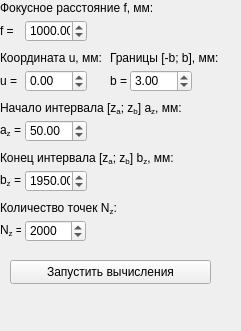
      <widget class="QWidget" name="longitudinalFractionalFourierTransformPage">
       <property name="geometry">
        <rect>
         <x>0</x>
         <y>0</y>
         <width>241</width>
         <height>331</height>
        </rect>
       </property>
       <attribute name="label">
        <string>Дробное преобразование Фурье</string>
       </attribute>
       <widget class="QDoubleSpinBox" name="fLongitudinalSectionFourierInputBox">
        <property name="geometry">
         <rect>
          <x>25</x>
          <y>20</y>
          <width>62</width>
          <height>22</height>
         </rect>
        </property>
        <property name="minimum">
         <double>0.010000000000000</double>
        </property>
        <property name="maximum">
         <double>999999.989999999990687</double>
        </property>
        <property name="value">
         <double>1000.000000000000000</double>
        </property>
       </widget>
       <widget class="QLabel" name="fLongitudinalSectionFourierInputText">
        <property name="geometry">
         <rect>
          <x>0</x>
          <y>20</y>
          <width>21</width>
          <height>21</height>
         </rect>
        </property>
        <property name="text">
         <string>f = </string>
        </property>
       </widget>
       <widget class="QLabel" name="fLongitudinalSectionFourierText">
        <property name="geometry">
         <rect>
          <x>0</x>
          <y>0</y>
          <width>211</width>
          <height>16</height>
         </rect>
        </property>
        <property name="text">
         <string>Фокусное расстояние f, мм:</string>
        </property>
       </widget>
       <widget class="QLabel" name="z1LongitudinalSectionFourierText">
        <property name="geometry">
         <rect>
          <x>0</x>
          <y>100</y>
          <width>211</width>
          <height>16</height>
         </rect>
        </property>
        <property name="text">
         <string>&lt;html&gt;&lt;head/&gt;&lt;body&gt;&lt;p&gt;Начало интервала [z&lt;span style=&quot; vertical-align:sub;&quot;&gt;a&lt;/span&gt;; z&lt;span style=&quot; vertical-align:sub;&quot;&gt;b&lt;/span&gt;] a&lt;span style=&quot; vertical-align:sub;&quot;&gt;z&lt;/span&gt;, мм:&lt;/p&gt;&lt;/body&gt;&lt;/html&gt;</string>
        </property>
       </widget>
       <widget class="QLabel" name="z1LongitudinalSectionFourierInputText">
        <property name="geometry">
         <rect>
          <x>0</x>
          <y>120</y>
          <width>21</width>
          <height>21</height>
         </rect>
        </property>
        <property name="text">
         <string>&lt;html&gt;&lt;head/&gt;&lt;body&gt;&lt;p&gt;a&lt;span style=&quot; vertical-align:sub;&quot;&gt;z&lt;/span&gt; = &lt;/p&gt;&lt;/body&gt;&lt;/html&gt;</string>
        </property>
       </widget>
       <widget class="QDoubleSpinBox" name="z1LongitudinalSectionFourierInputBox">
        <property name="geometry">
         <rect>
          <x>25</x>
          <y>120</y>
          <width>62</width>
          <height>22</height>
         </rect>
        </property>
        <property name="minimum">
         <double>0.010000000000000</double>
        </property>
        <property name="maximum">
         <double>999999.979999999981374</double>
        </property>
        <property name="value">
         <double>50.000000000000000</double>
        </property>
       </widget>
       <widget class="QLabel" name="z2LongitudinalSectionFourierText">
        <property name="geometry">
         <rect>
          <x>0</x>
          <y>150</y>
          <width>211</width>
          <height>16</height>
         </rect>
        </property>
        <property name="text">
         <string>&lt;html&gt;&lt;head/&gt;&lt;body&gt;&lt;p&gt;Конец интервала [z&lt;span style=&quot; vertical-align:sub;&quot;&gt;a&lt;/span&gt;; z&lt;span style=&quot; vertical-align:sub;&quot;&gt;b&lt;/span&gt;] b&lt;span style=&quot; vertical-align:sub;&quot;&gt;z&lt;/span&gt;, мм:&lt;/p&gt;&lt;/body&gt;&lt;/html&gt;</string>
        </property>
       </widget>
       <widget class="QDoubleSpinBox" name="z2LongitudinalSectionFourierInputBox">
        <property name="geometry">
         <rect>
          <x>25</x>
          <y>170</y>
          <width>62</width>
          <height>22</height>
         </rect>
        </property>
        <property name="minimum">
         <double>0.020000000000000</double>
        </property>
        <property name="maximum">
         <double>999999.989999999990687</double>
        </property>
        <property name="value">
         <double>1950.000000000000000</double>
        </property>
       </widget>
       <widget class="QLabel" name="z2LongitudinalSectionFourierInputText">
        <property name="geometry">
         <rect>
          <x>0</x>
          <y>170</y>
          <width>21</width>
          <height>21</height>
         </rect>
        </property>
        <property name="text">
         <string>&lt;html&gt;&lt;head/&gt;&lt;body&gt;&lt;p&gt;b&lt;span style=&quot; vertical-align:sub;&quot;&gt;z&lt;/span&gt; = &lt;/p&gt;&lt;/body&gt;&lt;/html&gt;</string>
        </property>
       </widget>
       <widget class="QSpinBox" name="nZLongitudinalSectionFourierInputBox">
        <property name="geometry">
         <rect>
          <x>25</x>
          <y>220</y>
          <width>61</width>
          <height>22</height>
         </rect>
        </property>
        <property name="minimum">
         <number>1</number>
        </property>
        <property name="maximum">
         <number>10000</number>
        </property>
        <property name="value">
         <number>2000</number>
        </property>
       </widget>
       <widget class="QLabel" name="nZLongitudinalSectionFourierInputText">
        <property name="geometry">
         <rect>
          <x>0</x>
          <y>220</y>
          <width>21</width>
          <height>21</height>
         </rect>
        </property>
        <property name="text">
         <string>&lt;html&gt;&lt;head/&gt;&lt;body&gt;&lt;p&gt;N&lt;span style=&quot; vertical-align:sub;&quot;&gt;z&lt;/span&gt; = &lt;/p&gt;&lt;/body&gt;&lt;/html&gt;</string>
        </property>
       </widget>
       <widget class="QLabel" name="nZLongitudinalSectionFourierText">
        <property name="geometry">
         <rect>
          <x>0</x>
          <y>200</y>
          <width>151</width>
          <height>16</height>
         </rect>
        </property>
        <property name="text">
         <string>&lt;html&gt;&lt;head/&gt;&lt;body&gt;&lt;p&gt;Количество точек N&lt;span style=&quot; vertical-align:sub;&quot;&gt;z&lt;/span&gt;:&lt;/p&gt;&lt;/body&gt;&lt;/html&gt;</string>
        </property>
       </widget>
       <widget class="QPushButton" name="startLongitudinalSectionFractionalFourierTransformButton">
        <property name="geometry">
         <rect>
          <x>10</x>
          <y>260</y>
          <width>201</width>
          <height>24</height>
         </rect>
        </property>
        <property name="text">
         <string>Запустить вычисления</string>
        </property>
       </widget>
       <widget class="QLabel" name="bLongitudinalSectionFourierInputText">
        <property name="geometry">
         <rect>
          <x>110</x>
          <y>70</y>
          <width>21</width>
          <height>21</height>
         </rect>
        </property>
        <property name="text">
         <string>b = </string>
        </property>
       </widget>
       <widget class="QDoubleSpinBox" name="uLongitudinalSectionFourierInputBox">
        <property name="geometry">
         <rect>
          <x>25</x>
          <y>70</y>
          <width>62</width>
          <height>22</height>
         </rect>
        </property>
        <property name="minimum">
         <double>-99.989999999999995</double>
        </property>
        <property name="maximum">
         <double>99.989999999999995</double>
        </property>
        <property name="value">
         <double>0.000000000000000</double>
        </property>
       </widget>
       <widget class="QDoubleSpinBox" name="bLongitudinalSectionFourierInputBox">
        <property name="geometry">
         <rect>
          <x>130</x>
          <y>70</y>
          <width>62</width>
          <height>22</height>
         </rect>
        </property>
        <property name="minimum">
         <double>0.010000000000000</double>
        </property>
        <property name="value">
         <double>3.000000000000000</double>
        </property>
       </widget>
       <widget class="QLabel" name="uLongitudinalSectionFourierInputText">
        <property name="geometry">
         <rect>
          <x>0</x>
          <y>70</y>
          <width>21</width>
          <height>21</height>
         </rect>
        </property>
        <property name="text">
         <string>u = </string>
        </property>
       </widget>
       <widget class="QLabel" name="bLongitudinalSectionFourierText">
        <property name="geometry">
         <rect>
          <x>110</x>
          <y>50</y>
          <width>151</width>
          <height>16</height>
         </rect>
        </property>
        <property name="text">
         <string>Границы [-b; b], мм:</string>
        </property>
       </widget>
       <widget class="QLabel" name="uLongitudinalSectionFourierText">
        <property name="geometry">
         <rect>
          <x>0</x>
          <y>50</y>
          <width>111</width>
          <height>16</height>
         </rect>
        </property>
        <property name="text">
         <string>Координата u, мм:</string>
        </property>
       </widget>
      </widget>
